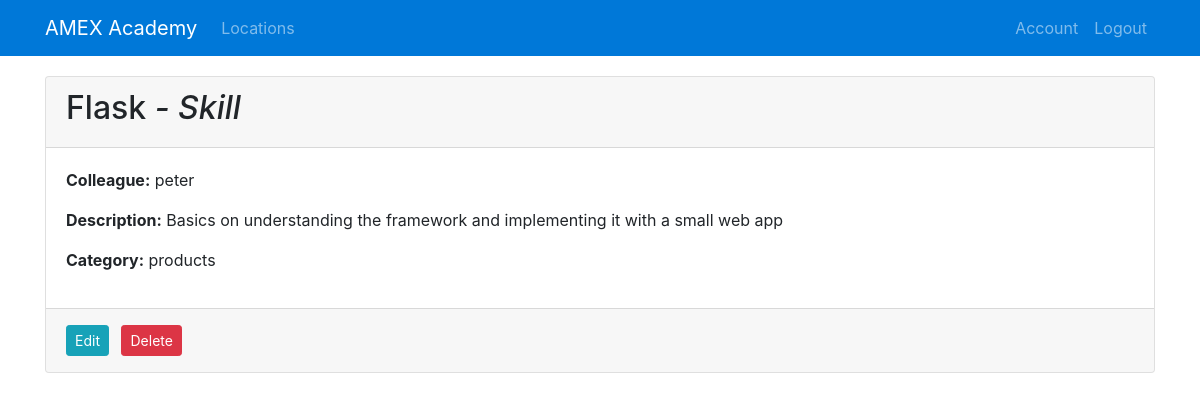
The app's page /skill/1 (signed in), older data.
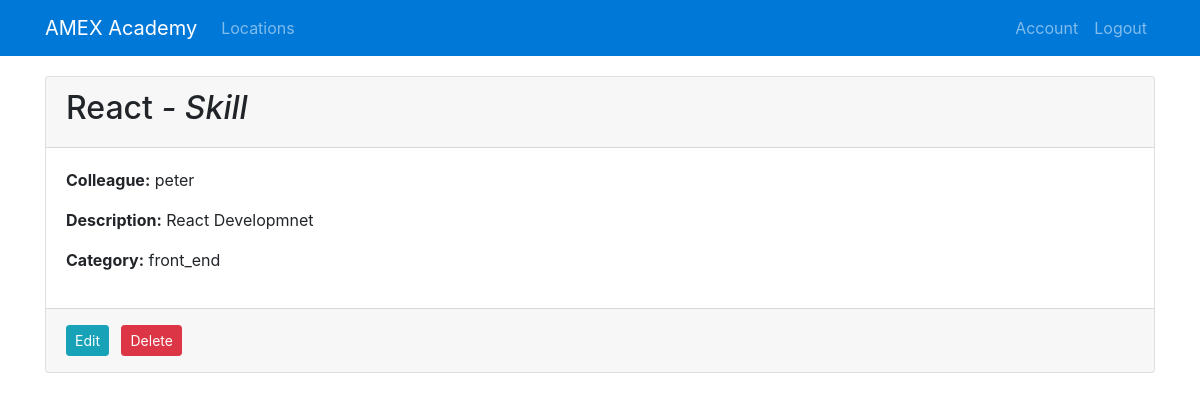
The same page, newer data.
### academy/models.py (models this page shows, shortened)
class Skill(db.Model):
    id = db.Column(db.Integer, primary_key=True)
    name = db.Column(db.String(100), nullable=False)
    description = db.Column(db.Text, nullable=False)
    category = db.Column(db.String(30), nullable=False)
    user_id = db.Column(db.Integer, db.ForeignKey('user.id'), nullable=False)

### academy/routes.py (the view)
@app.route('/skill/<int:skill_id>')
@login_required
def skill(skill_id):
    skill = Skill.query.get_or_404(skill_id)
    user = User.query.get_or_404(skill.user_id)
    return render_template('skill.html', title=skill.name, skill=skill, location=location, user=user)

### academy/models.py (called while the page is built)
@login_manager.user_loader
def load_user(user_id):
    return User.query.get(int(user_id))

### academy/templates/skill.html (shortened to what this page needs)
{% extends "layout.html" %}
{% block content %}
<div class="card">
    <div class="card-header">
        <h2>{{ skill.name }} <i> - Skill</i></h2>
    </div>
    <div class="card-body">
        <p><strong>Colleague:</strong> {{ user.username }}</p>
        <p><strong>Description:</strong> {{ skill.description }}</p>
        <p><strong>Category:</strong> {{ skill.category }}</p>
    </div>
    <div class="card-footer">
        {% if current_user.id == skill.user_id%}
            <a class="btn btn-info btn-sm mr-1" href="{{ url_for('update_skill', skill_id=skill.id)}}">Edit</a>
            <button type="button" class="btn btn-danger btn-sm m-1" data-toggle="modal" data-target="#deleteModal">Delete</button>
        {% endif %}
    </div>
</div>
{% endblock content %}

Row changes from the older to the newer data that the page shows:
changed Skill: name "Flask" → "React"; description "Basics on understanding the framework and implementing it with a small web app" → "React Developmnet"; category "products" → "front_end"
